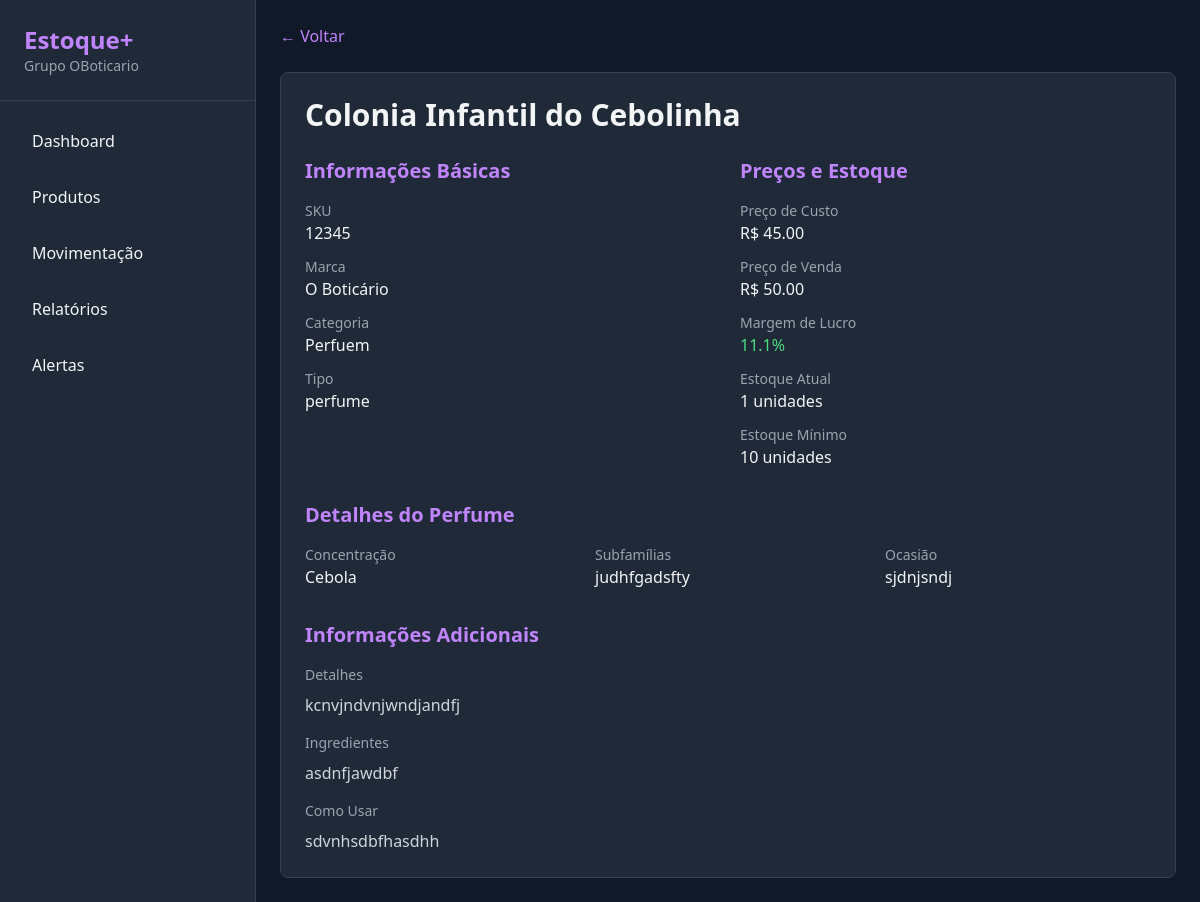
The app's page /produtos/1 with its own data.
### flask-app/models.py (models this page shows)
class Produto(db.Model):
    __tablename__ = 'produtos'
    id = db.Column(db.Integer, primary_key=True)
    nome = db.Column(db.String(200), nullable=False)
    sku = db.Column(db.String(50), unique=True, nullable=False)
    marca_id = db.Column(db.Integer, db.ForeignKey('marcas.id'), nullable=False)
    categoria = db.Column(db.String(100))
    tipo_produto = db.Column(db.String(50))  # perfume, creme, maquiagem
    preco_custo = db.Column(db.Float, nullable=False)
    preco_venda = db.Column(db.Float, nullable=False)
    quantidade_estoque = db.Column(db.Integer, default=0)
    estoque_minimo = db.Column(db.Integer, default=10)
    concentracao = db.Column(db.String(100))
    subfamilias = db.Column(db.String(200))
    ocasiao = db.Column(db.String(100))
    tipo_pele = db.Column(db.String(100))
    acao_resultado = db.Column(db.String(200))
    textura = db.Column(db.String(100))
    cobertura = db.Column(db.String(100))
    fundo_cor = db.Column(db.String(100))
    tonalidade = db.Column(db.String(100))
    linha = db.Column(db.String(100))
    propriedades = db.Column(db.String(200))
    detalhes = db.Column(db.Text)
    ingredientes = db.Column(db.Text)
    como_usar = db.Column(db.Text)
    movimentacoes = db.relationship('Movimentacao', backref='produto', lazy=True)
    @property
    def margem_lucro(self):
        if self.preco_custo > 0:
            return ((self.preco_venda - self.preco_custo) / self.preco_custo) * 100
        return 0

class Marca(db.Model):
    __tablename__ = 'marcas'
    id = db.Column(db.Integer, primary_key=True)
    nome = db.Column(db.String(100), unique=True, nullable=False)
    produtos = db.relationship('Produto', backref='marca', lazy=True)

### flask-app/app.py (the view)
@app.route('/produtos/<int:id>')
def produto_detalhes(id):
    produto = Produto.query.get_or_404(id)
    return render_template('produto_detalhes.html', produto=produto)

### flask-app/templates/produto_detalhes.html (shortened to what this page needs)
{% extends "base.html" %}
{% block content %}
<div class="mb-6">
    <a href="{{ url_for('produtos') }}" class="text-purple-400 hover:text-purple-300">← Voltar</a>
</div>
<div class="bg-gray-800 rounded-lg p-6 border border-gray-700">
    <h1 class="text-3xl font-bold mb-6">{{ produto.nome }}</h1>
    <div class="grid grid-cols-1 md:grid-cols-2 gap-6">
        <div>
            <h2 class="text-xl font-bold mb-4 text-purple-400">Informações Básicas</h2>
            <div class="space-y-3">
                <div>
                    <p class="text-sm text-gray-400">SKU</p>
                    <p class="font-medium">{{ produto.sku }}</p>
                </div>
                <div>
                    <p class="text-sm text-gray-400">Marca</p>
                    <p class="font-medium">{{ produto.marca.nome }}</p>
                </div>
                <div>
                    <p class="text-sm text-gray-400">Categoria</p>
                    <p class="font-medium">{{ produto.categoria or 'N/A' }}</p>
                </div>
                <div>
                    <p class="text-sm text-gray-400">Tipo</p>
                    <p class="font-medium">{{ produto.tipo_produto or 'N/A' }}</p>
                </div>
            </div>
        </div>
        <div>
            <h2 class="text-xl font-bold mb-4 text-purple-400">Preços e Estoque</h2>
            <div class="space-y-3">
                <div>
                    <p class="text-sm text-gray-400">Preço de Custo</p>
                    <p class="font-medium">R$ {{ "%.2f"|format(produto.preco_custo) }}</p>
                </div>
                <div>
                    <p class="text-sm text-gray-400">Preço de Venda</p>
                    <p class="font-medium">R$ {{ "%.2f"|format(produto.preco_venda) }}</p>
                </div>
                <div>
                    <p class="text-sm text-gray-400">Margem de Lucro</p>
                    <p class="font-medium text-green-400">{{ "%.1f"|format(produto.margem_lucro) }}%</p>
                </div>
                <div>
                    <p class="text-sm text-gray-400">Estoque Atual</p>
                    <p class="font-medium">{{ produto.quantidade_estoque }} unidades</p>
                </div>
                <div>
                    <p class="text-sm text-gray-400">Estoque Mínimo</p>
                    <p class="font-medium">{{ produto.estoque_minimo }} unidades</p>
                </div>
            </div>
        </div>
    </div>
    {% if produto.tipo_produto == 'perfume' %}
    <div class="mt-8">
        <h2 class="text-xl font-bold mb-4 text-purple-400">Detalhes do Perfume</h2>
        <div class="grid grid-cols-1 md:grid-cols-3 gap-6">
            {% if produto.concentracao %}
            <div>
                <p class="text-sm text-gray-400">Concentração</p>
                <p class="font-medium">{{ produto.concentracao }}</p>
            </div>
            {% endif %}
            {% if produto.subfamilias %}
            <div>
                <p class="text-sm text-gray-400">Subfamílias</p>
                <p class="font-medium">{{ produto.subfamilias }}</p>
            </div>
            {% endif %}
            {% if produto.ocasiao %}
            <div>
                <p class="text-sm text-gray-400">Ocasião</p>
                <p class="font-medium">{{ produto.ocasiao }}</p>
            </div>
            {% endif %}
        </div>
    </div>
    {% endif %}
    {% if produto.detalhes or produto.ingredientes or produto.como_usar %}
    <div class="mt-8">
        <h2 class="text-xl font-bold mb-4 text-purple-400">Informações Adicionais</h2>
        {% if produto.detalhes %}
        <div class="mb-4">
            <p class="text-sm text-gray-400 mb-2">Detalhes</p>
            <p class="text-gray-300">{{ produto.detalhes }}</p>
        </div>
        {% endif %}
        {% if produto.ingredientes %}
        <div class="mb-4">
            <p class="text-sm text-gray-400 mb-2">Ingredientes</p>
            <p class="text-gray-300">{{ produto.ingredientes }}</p>
        </div>
        {% endif %}
        {% if produto.como_usar %}
        <div>
            <p class="text-sm text-gray-400 mb-2">Como Usar</p>
            <p class="text-gray-300">{{ produto.como_usar }}</p>
        </div>
        {% endif %}
    </div>
    {% endif %}
</div>
{% endblock %}

### records on screen
Produto: nome "Colonia Infantil do Cebolinha", sku "12345", categoria "Perfuem", tipo_produto "perfume", preco_custo "45.00", preco_venda "50.00", margem_lucro "11.1", quantidade_estoque "1", estoque_minimo "10", concentracao "Cebola", subfamilias "judhfgadsfty", ocasiao "sjdnjsndj", detalhes "kcnvjndvnjwndjandfj", ingredientes "asdnfjawdbf", como_usar "sdvnhsdbfhasdhh"
Marca: marca.nome "O Boticário"
